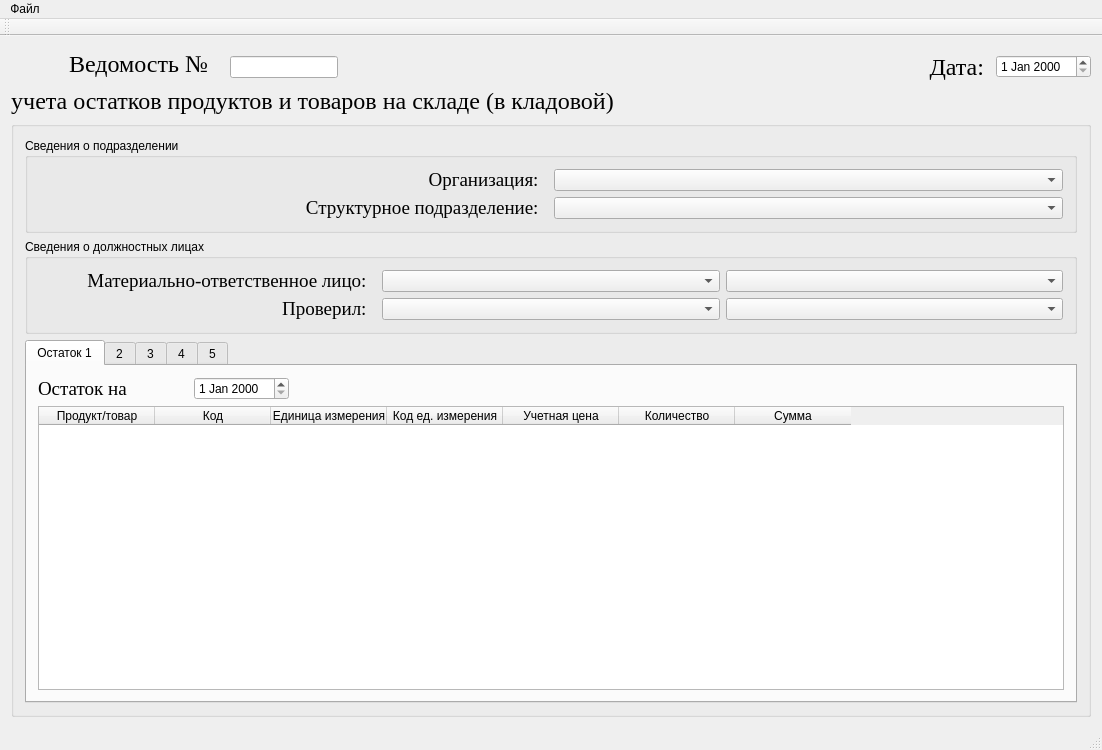
<?xml version="1.0" encoding="UTF-8"?>
<ui version="4.0">
 <class>MainWindow</class>
 <widget class="QMainWindow" name="MainWindow">
  <property name="geometry">
   <rect>
    <x>0</x>
    <y>0</y>
    <width>1102</width>
    <height>750</height>
   </rect>
  </property>
  <property name="windowTitle">
   <string>MainWindow</string>
  </property>
  <widget class="QWidget" name="centralWidget">
   <layout class="QGridLayout" name="gridLayout_3">
    <item row="1" column="3">
     <widget class="QLabel" name="label_9">
      <property name="sizePolicy">
       <sizepolicy hsizetype="Preferred" vsizetype="Fixed">
        <horstretch>0</horstretch>
        <verstretch>0</verstretch>
       </sizepolicy>
      </property>
      <property name="font">
       <font>
        <family>Times New Roman</family>
        <pointsize>18</pointsize>
       </font>
      </property>
      <property name="text">
       <string>Дата: </string>
      </property>
      <property name="textFormat">
       <enum>Qt::AutoText</enum>
      </property>
      <property name="alignment">
       <set>Qt::AlignRight|Qt::AlignTrailing|Qt::AlignVCenter</set>
      </property>
     </widget>
    </item>
    <item row="0" column="0" rowspan="2">
     <widget class="QLabel" name="label_6">
      <property name="sizePolicy">
       <sizepolicy hsizetype="Fixed" vsizetype="Fixed">
        <horstretch>0</horstretch>
        <verstretch>0</verstretch>
       </sizepolicy>
      </property>
      <property name="minimumSize">
       <size>
        <width>60</width>
        <height>0</height>
       </size>
      </property>
      <property name="font">
       <font>
        <family>Times New Roman</family>
        <pointsize>18</pointsize>
       </font>
      </property>
      <property name="text">
       <string>          Ведомость №   </string>
      </property>
      <property name="textFormat">
       <enum>Qt::AutoText</enum>
      </property>
      <property name="alignment">
       <set>Qt::AlignCenter</set>
      </property>
     </widget>
    </item>
    <item row="1" column="1">
     <widget class="QLineEdit" name="lineEditNumDoc">
      <property name="sizePolicy">
       <sizepolicy hsizetype="Fixed" vsizetype="Fixed">
        <horstretch>0</horstretch>
        <verstretch>0</verstretch>
       </sizepolicy>
      </property>
     </widget>
    </item>
    <item row="3" column="0" colspan="5">
     <widget class="QGroupBox" name="groupBox_2">
      <property name="title">
       <string/>
      </property>
      <layout class="QGridLayout" name="gridLayout_5">
       <item row="2" column="0">
        <widget class="QTabWidget" name="tabWidget">
         <property name="currentIndex">
          <number>0</number>
         </property>
         <widget class="QWidget" name="tab">
          <attribute name="title">
           <string>Остаток 1</string>
          </attribute>
          <layout class="QGridLayout" name="gridLayout">
           <item row="0" column="2">
            <spacer name="horizontalSpacer">
             <property name="orientation">
              <enum>Qt::Horizontal</enum>
             </property>
             <property name="sizeHint" stdset="0">
              <size>
               <width>40</width>
               <height>20</height>
              </size>
             </property>
            </spacer>
           </item>
           <item row="1" column="0" colspan="4">
            <widget class="QTableWidget" name="tableWidget">
             <property name="rowCount">
              <number>0</number>
             </property>
             <property name="columnCount">
              <number>7</number>
             </property>
             <attribute name="horizontalHeaderDefaultSectionSize">
              <number>116</number>
             </attribute>
             <attribute name="horizontalHeaderMinimumSectionSize">
              <number>31</number>
             </attribute>
             <attribute name="verticalHeaderDefaultSectionSize">
              <number>30</number>
             </attribute>
             <column>
              <property name="text">
               <string>Продукт/товар</string>
              </property>
             </column>
             <column>
              <property name="text">
               <string>Код</string>
              </property>
             </column>
             <column>
              <property name="text">
               <string>Единица измерения</string>
              </property>
             </column>
             <column>
              <property name="text">
               <string>Код ед. измерения</string>
              </property>
             </column>
             <column>
              <property name="text">
               <string>Учетная цена</string>
              </property>
             </column>
             <column>
              <property name="text">
               <string>Количество</string>
              </property>
             </column>
             <column>
              <property name="text">
               <string>Сумма</string>
              </property>
             </column>
            </widget>
           </item>
           <item row="0" column="1">
            <widget class="QDateEdit" name="dateEditOst1"/>
           </item>
           <item row="0" column="0">
            <widget class="QLabel" name="label">
             <property name="sizePolicy">
              <sizepolicy hsizetype="Minimum" vsizetype="Preferred">
               <horstretch>0</horstretch>
               <verstretch>0</verstretch>
              </sizepolicy>
             </property>
             <property name="minimumSize">
              <size>
               <width>150</width>
               <height>0</height>
              </size>
             </property>
             <property name="font">
              <font>
               <family>Times New Roman</family>
               <pointsize>14</pointsize>
              </font>
             </property>
             <property name="text">
              <string>Остаток на</string>
             </property>
             <property name="textFormat">
              <enum>Qt::AutoText</enum>
             </property>
            </widget>
           </item>
          </layout>
         </widget>
         <widget class="QWidget" name="tab_2">
          <attribute name="title">
           <string>2</string>
          </attribute>
          <layout class="QGridLayout" name="gridLayout_6">
           <item row="0" column="1">
            <widget class="QDateEdit" name="dateEditOst1_2"/>
           </item>
           <item row="1" column="0" colspan="4">
            <widget class="QTableWidget" name="tableWidget_2">
             <property name="rowCount">
              <number>0</number>
             </property>
             <property name="columnCount">
              <number>5</number>
             </property>
             <attribute name="horizontalHeaderDefaultSectionSize">
              <number>116</number>
             </attribute>
             <attribute name="horizontalHeaderMinimumSectionSize">
              <number>31</number>
             </attribute>
             <attribute name="verticalHeaderDefaultSectionSize">
              <number>30</number>
             </attribute>
             <column>
              <property name="text">
               <string>Продукт/товар</string>
              </property>
             </column>
             <column>
              <property name="text">
               <string>Единица измерения</string>
              </property>
             </column>
             <column>
              <property name="text">
               <string>Учетная цена</string>
              </property>
             </column>
             <column>
              <property name="text">
               <string>Количество</string>
              </property>
             </column>
             <column>
              <property name="text">
               <string>Сумма</string>
              </property>
             </column>
            </widget>
           </item>
           <item row="0" column="3">
            <spacer name="horizontalSpacer_2">
             <property name="orientation">
              <enum>Qt::Horizontal</enum>
             </property>
             <property name="sizeHint" stdset="0">
              <size>
               <width>664</width>
               <height>20</height>
              </size>
             </property>
            </spacer>
           </item>
           <item row="0" column="0">
            <widget class="QLabel" name="label_4">
             <property name="sizePolicy">
              <sizepolicy hsizetype="Minimum" vsizetype="Preferred">
               <horstretch>0</horstretch>
               <verstretch>0</verstretch>
              </sizepolicy>
             </property>
             <property name="minimumSize">
              <size>
               <width>150</width>
               <height>0</height>
              </size>
             </property>
             <property name="font">
              <font>
               <family>Times New Roman</family>
               <pointsize>14</pointsize>
              </font>
             </property>
             <property name="text">
              <string>Остаток на</string>
             </property>
             <property name="textFormat">
              <enum>Qt::AutoText</enum>
             </property>
            </widget>
           </item>
           <item row="0" column="2">
            <widget class="QCheckBox" name="checkBox">
             <property name="text">
              <string>Учитывать остаток</string>
             </property>
            </widget>
           </item>
          </layout>
         </widget>
         <widget class="QWidget" name="tab_3">
          <attribute name="title">
           <string>3</string>
          </attribute>
          <layout class="QGridLayout" name="gridLayout_9">
           <item row="0" column="1">
            <widget class="QDateEdit" name="dateEditOst1_3"/>
           </item>
           <item row="0" column="0">
            <widget class="QLabel" name="label_10">
             <property name="sizePolicy">
              <sizepolicy hsizetype="Minimum" vsizetype="Preferred">
               <horstretch>0</horstretch>
               <verstretch>0</verstretch>
              </sizepolicy>
             </property>
             <property name="minimumSize">
              <size>
               <width>150</width>
               <height>0</height>
              </size>
             </property>
             <property name="font">
              <font>
               <family>Times New Roman</family>
               <pointsize>14</pointsize>
              </font>
             </property>
             <property name="text">
              <string>Остаток на</string>
             </property>
             <property name="textFormat">
              <enum>Qt::AutoText</enum>
             </property>
            </widget>
           </item>
           <item row="0" column="3">
            <spacer name="horizontalSpacer_3">
             <property name="orientation">
              <enum>Qt::Horizontal</enum>
             </property>
             <property name="sizeHint" stdset="0">
              <size>
               <width>436</width>
               <height>20</height>
              </size>
             </property>
            </spacer>
           </item>
           <item row="1" column="0" colspan="4">
            <widget class="QTableWidget" name="tableWidget_3">
             <property name="rowCount">
              <number>0</number>
             </property>
             <property name="columnCount">
              <number>5</number>
             </property>
             <attribute name="horizontalHeaderDefaultSectionSize">
              <number>116</number>
             </attribute>
             <attribute name="horizontalHeaderMinimumSectionSize">
              <number>31</number>
             </attribute>
             <attribute name="verticalHeaderDefaultSectionSize">
              <number>30</number>
             </attribute>
             <column>
              <property name="text">
               <string>Продукт/товар</string>
              </property>
             </column>
             <column>
              <property name="text">
               <string>Единица измерения</string>
              </property>
             </column>
             <column>
              <property name="text">
               <string>Учетная цена</string>
              </property>
             </column>
             <column>
              <property name="text">
               <string>Количество</string>
              </property>
             </column>
             <column>
              <property name="text">
               <string>Сумма</string>
              </property>
             </column>
            </widget>
           </item>
           <item row="0" column="2">
            <widget class="QCheckBox" name="checkBox_2">
             <property name="text">
              <string>Учитывать остаток</string>
             </property>
            </widget>
           </item>
          </layout>
         </widget>
         <widget class="QWidget" name="tab_4">
          <attribute name="title">
           <string>4</string>
          </attribute>
          <layout class="QGridLayout" name="gridLayout_8">
           <item row="0" column="1">
            <widget class="QDateEdit" name="dateEditOst1_4"/>
           </item>
           <item row="0" column="0">
            <widget class="QLabel" name="label_11">
             <property name="sizePolicy">
              <sizepolicy hsizetype="Minimum" vsizetype="Preferred">
               <horstretch>0</horstretch>
               <verstretch>0</verstretch>
              </sizepolicy>
             </property>
             <property name="minimumSize">
              <size>
               <width>150</width>
               <height>0</height>
              </size>
             </property>
             <property name="font">
              <font>
               <family>Times New Roman</family>
               <pointsize>14</pointsize>
              </font>
             </property>
             <property name="text">
              <string>Остаток на</string>
             </property>
             <property name="textFormat">
              <enum>Qt::AutoText</enum>
             </property>
            </widget>
           </item>
           <item row="0" column="3">
            <spacer name="horizontalSpacer_4">
             <property name="orientation">
              <enum>Qt::Horizontal</enum>
             </property>
             <property name="sizeHint" stdset="0">
              <size>
               <width>664</width>
               <height>20</height>
              </size>
             </property>
            </spacer>
           </item>
           <item row="1" column="0" colspan="4">
            <widget class="QTableWidget" name="tableWidget_4">
             <property name="rowCount">
              <number>0</number>
             </property>
             <property name="columnCount">
              <number>5</number>
             </property>
             <attribute name="horizontalHeaderDefaultSectionSize">
              <number>116</number>
             </attribute>
             <attribute name="horizontalHeaderMinimumSectionSize">
              <number>31</number>
             </attribute>
             <attribute name="verticalHeaderDefaultSectionSize">
              <number>30</number>
             </attribute>
             <column>
              <property name="text">
               <string>Продукт/товар</string>
              </property>
             </column>
             <column>
              <property name="text">
               <string>Единица измерения</string>
              </property>
             </column>
             <column>
              <property name="text">
               <string>Учетная цена</string>
              </property>
             </column>
             <column>
              <property name="text">
               <string>Количество</string>
              </property>
             </column>
             <column>
              <property name="text">
               <string>Сумма</string>
              </property>
             </column>
            </widget>
           </item>
           <item row="0" column="2">
            <widget class="QCheckBox" name="checkBox_3">
             <property name="text">
              <string>Учитывать остаток</string>
             </property>
            </widget>
           </item>
          </layout>
         </widget>
         <widget class="QWidget" name="tab_5">
          <attribute name="title">
           <string>5</string>
          </attribute>
          <layout class="QGridLayout" name="gridLayout_7">
           <item row="1" column="0" colspan="4">
            <widget class="QTableWidget" name="tableWidget_5">
             <property name="rowCount">
              <number>0</number>
             </property>
             <property name="columnCount">
              <number>5</number>
             </property>
             <attribute name="horizontalHeaderDefaultSectionSize">
              <number>116</number>
             </attribute>
             <attribute name="horizontalHeaderMinimumSectionSize">
              <number>31</number>
             </attribute>
             <attribute name="verticalHeaderDefaultSectionSize">
              <number>30</number>
             </attribute>
             <column>
              <property name="text">
               <string>Продукт/товар</string>
              </property>
             </column>
             <column>
              <property name="text">
               <string>Единица измерения</string>
              </property>
             </column>
             <column>
              <property name="text">
               <string>Учетная цена</string>
              </property>
             </column>
             <column>
              <property name="text">
               <string>Количество</string>
              </property>
             </column>
             <column>
              <property name="text">
               <string>Сумма</string>
              </property>
             </column>
            </widget>
           </item>
           <item row="0" column="3">
            <spacer name="horizontalSpacer_5">
             <property name="orientation">
              <enum>Qt::Horizontal</enum>
             </property>
             <property name="sizeHint" stdset="0">
              <size>
               <width>664</width>
               <height>20</height>
              </size>
             </property>
            </spacer>
           </item>
           <item row="0" column="1">
            <widget class="QDateEdit" name="dateEditOst1_5"/>
           </item>
           <item row="0" column="0">
            <widget class="QLabel" name="label_12">
             <property name="sizePolicy">
              <sizepolicy hsizetype="Minimum" vsizetype="Preferred">
               <horstretch>0</horstretch>
               <verstretch>0</verstretch>
              </sizepolicy>
             </property>
             <property name="minimumSize">
              <size>
               <width>150</width>
               <height>0</height>
              </size>
             </property>
             <property name="font">
              <font>
               <family>Times New Roman</family>
               <pointsize>14</pointsize>
              </font>
             </property>
             <property name="text">
              <string>Остаток на</string>
             </property>
             <property name="textFormat">
              <enum>Qt::AutoText</enum>
             </property>
            </widget>
           </item>
           <item row="0" column="2">
            <widget class="QCheckBox" name="checkBox_4">
             <property name="text">
              <string>Учитывать остаток</string>
             </property>
            </widget>
           </item>
          </layout>
         </widget>
        </widget>
       </item>
       <item row="0" column="0">
        <widget class="QGroupBox" name="groupBox_3">
         <property name="sizePolicy">
          <sizepolicy hsizetype="Preferred" vsizetype="Fixed">
           <horstretch>0</horstretch>
           <verstretch>0</verstretch>
          </sizepolicy>
         </property>
         <property name="title">
          <string>Сведения о подразделении</string>
         </property>
         <layout class="QGridLayout" name="gridLayout_4">
          <item row="0" column="0">
           <widget class="QLabel" name="label_5">
            <property name="font">
             <font>
              <family>Times New Roman</family>
              <pointsize>14</pointsize>
             </font>
            </property>
            <property name="text">
             <string>Организация:  </string>
            </property>
            <property name="textFormat">
             <enum>Qt::AutoText</enum>
            </property>
            <property name="alignment">
             <set>Qt::AlignRight|Qt::AlignTrailing|Qt::AlignVCenter</set>
            </property>
           </widget>
          </item>
          <item row="0" column="1">
           <widget class="QComboBox" name="comboBoxOrganization"/>
          </item>
          <item row="1" column="0">
           <widget class="QLabel" name="label_3">
            <property name="sizePolicy">
             <sizepolicy hsizetype="Preferred" vsizetype="Preferred">
              <horstretch>0</horstretch>
              <verstretch>0</verstretch>
             </sizepolicy>
            </property>
            <property name="font">
             <font>
              <family>Times New Roman</family>
              <pointsize>14</pointsize>
             </font>
            </property>
            <property name="text">
             <string>Структурное подразделение:  </string>
            </property>
            <property name="textFormat">
             <enum>Qt::AutoText</enum>
            </property>
            <property name="alignment">
             <set>Qt::AlignRight|Qt::AlignTrailing|Qt::AlignVCenter</set>
            </property>
           </widget>
          </item>
          <item row="1" column="1">
           <widget class="QComboBox" name="comboBoxPodrazd"/>
          </item>
         </layout>
        </widget>
       </item>
       <item row="1" column="0">
        <widget class="QGroupBox" name="groupBox">
         <property name="sizePolicy">
          <sizepolicy hsizetype="Preferred" vsizetype="Fixed">
           <horstretch>0</horstretch>
           <verstretch>1</verstretch>
          </sizepolicy>
         </property>
         <property name="title">
          <string>Сведения о должностных лицах</string>
         </property>
         <layout class="QGridLayout" name="gridLayout_2">
          <item row="0" column="1">
           <widget class="QComboBox" name="comboBoxMatL"/>
          </item>
          <item row="1" column="1">
           <widget class="QComboBox" name="comboBoxProvL"/>
          </item>
          <item row="0" column="0">
           <widget class="QLabel" name="label_2">
            <property name="sizePolicy">
             <sizepolicy hsizetype="Preferred" vsizetype="Preferred">
              <horstretch>0</horstretch>
              <verstretch>0</verstretch>
             </sizepolicy>
            </property>
            <property name="font">
             <font>
              <family>Times New Roman</family>
              <pointsize>14</pointsize>
             </font>
            </property>
            <property name="text">
             <string>Материально-ответственное лицо:  </string>
            </property>
            <property name="textFormat">
             <enum>Qt::AutoText</enum>
            </property>
            <property name="alignment">
             <set>Qt::AlignRight|Qt::AlignTrailing|Qt::AlignVCenter</set>
            </property>
           </widget>
          </item>
          <item row="1" column="0">
           <widget class="QLabel" name="label_7">
            <property name="sizePolicy">
             <sizepolicy hsizetype="Preferred" vsizetype="Preferred">
              <horstretch>0</horstretch>
              <verstretch>0</verstretch>
             </sizepolicy>
            </property>
            <property name="font">
             <font>
              <family>Times New Roman</family>
              <pointsize>14</pointsize>
             </font>
            </property>
            <property name="text">
             <string>Проверил:  </string>
            </property>
            <property name="textFormat">
             <enum>Qt::AutoText</enum>
            </property>
            <property name="alignment">
             <set>Qt::AlignRight|Qt::AlignTrailing|Qt::AlignVCenter</set>
            </property>
           </widget>
          </item>
          <item row="0" column="2">
           <widget class="QComboBox" name="comboBoxMatD"/>
          </item>
          <item row="1" column="2">
           <widget class="QComboBox" name="comboBoxProvD"/>
          </item>
         </layout>
        </widget>
       </item>
      </layout>
     </widget>
    </item>
    <item row="2" column="0" colspan="5">
     <widget class="QLabel" name="label_8">
      <property name="sizePolicy">
       <sizepolicy hsizetype="Fixed" vsizetype="Fixed">
        <horstretch>0</horstretch>
        <verstretch>0</verstretch>
       </sizepolicy>
      </property>
      <property name="font">
       <font>
        <family>Times New Roman</family>
        <pointsize>18</pointsize>
       </font>
      </property>
      <property name="text">
       <string>учета остатков продуктов и товаров на складе (в кладовой)</string>
      </property>
      <property name="textFormat">
       <enum>Qt::AutoText</enum>
      </property>
      <property name="alignment">
       <set>Qt::AlignCenter</set>
      </property>
     </widget>
    </item>
    <item row="1" column="4">
     <widget class="QDateEdit" name="dateEditDoc">
      <property name="sizePolicy">
       <sizepolicy hsizetype="Fixed" vsizetype="Fixed">
        <horstretch>0</horstretch>
        <verstretch>0</verstretch>
       </sizepolicy>
      </property>
     </widget>
    </item>
   </layout>
  </widget>
  <widget class="QMenuBar" name="menuBar">
   <property name="geometry">
    <rect>
     <x>0</x>
     <y>0</y>
     <width>1102</width>
     <height>21</height>
    </rect>
   </property>
   <widget class="QMenu" name="menu">
    <property name="title">
     <string>Файл</string>
    </property>
    <addaction name="action_Excel"/>
   </widget>
   <addaction name="menu"/>
  </widget>
  <widget class="QToolBar" name="mainToolBar">
   <attribute name="toolBarArea">
    <enum>TopToolBarArea</enum>
   </attribute>
   <attribute name="toolBarBreak">
    <bool>false</bool>
   </attribute>
  </widget>
  <widget class="QStatusBar" name="statusBar"/>
  <action name="action_Excel">
   <property name="text">
    <string>Сохранть в Excel</string>
   </property>
   <property name="toolTip">
    <string>Сохранть</string>
   </property>
   <property name="shortcut">
    <string>Ctrl+S</string>
   </property>
  </action>
 </widget>
 <layoutdefault spacing="6" margin="11"/>
 <resources/>
 <connections>
  <connection>
   <sender>action_Excel</sender>
   <signal>triggered()</signal>
   <receiver>MainWindow</receiver>
   <slot>Save()</slot>
   <hints>
    <hint type="sourcelabel">
     <x>-1</x>
     <y>-1</y>
    </hint>
    <hint type="destinationlabel">
     <x>550</x>
     <y>374</y>
    </hint>
   </hints>
  </connection>
 </connections>
 <slots>
  <slot>Save()</slot>
 </slots>
</ui>
